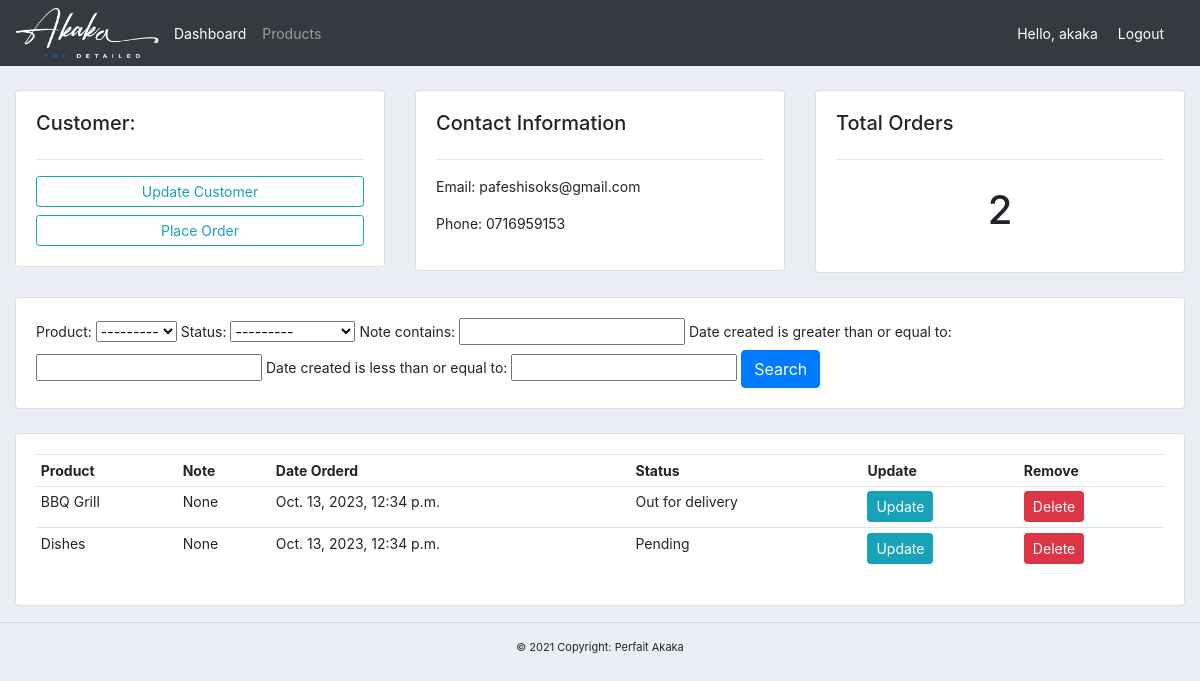
/customer/9/ (signed in), run on the app's committed database.
### accounts/models.py (models this page shows, shortened)
class Customer(models.Model):
	user = models.OneToOneField(User, null=True, blank=True, on_delete=models.CASCADE)
	name = models.CharField(max_length=200, null=True)
	phone = models.CharField(max_length=200, null=True)
	email = models.CharField(max_length=200, null=True)
	profile_pic = models.ImageField(default="profile1.png", null=True, blank=True)
	date_created = models.DateTimeField(auto_now_add=True, null=True)

class Order(models.Model):
	STATUS = (
			('Pending', 'Pending'),
			('Out for delivery', 'Out for delivery'),
			('Delivered', 'Delivered'),
			)
	customer = models.ForeignKey(Customer, null=True, on_delete= models.SET_NULL)
	product = models.ForeignKey(Product, null=True, on_delete= models.SET_NULL)
	date_created = models.DateTimeField(auto_now_add=True, null=True)
	status = models.CharField(max_length=200, null=True, choices=STATUS)
	note = models.CharField(max_length=1000, null=True)

class Product(models.Model):
	CATEGORY = (
			('Indoor', 'Indoor'),
			('Out Door', 'Out Door'),
			)
	name = models.CharField(max_length=200, null=True)
	price = models.FloatField(null=True)
	category = models.CharField(max_length=200, null=True, choices=CATEGORY)
	description = models.CharField(max_length=200, null=True, blank=True)
	date_created = models.DateTimeField(auto_now_add=True, null=True)
	tags = models.ManyToManyField(Tag)
	def __str__(self):
		return self.name

### accounts/decorators.py (the view)
		def wrapper_func(request, *args, **kwargs):
			group = None
			if request.user.groups.exists():
				group = request.user.groups.all()[0].name
			if group in allowed_roles:
				return view_func(request, *args, **kwargs)
			else:
				return HttpResponse('You are not authorized to view this page')

### accounts/views.py (called while the page is built)
@login_required(login_url='login')
@allowed_users(allowed_roles=['admin'])
def customer(request, pk_test):
	customer = Customer.objects.get(id=pk_test)
	orders = customer.order_set.all()
	order_count = orders.count()
	myFilter = OrderFilter(request.GET, queryset=orders)
	orders = myFilter.qs
	context = {'customer':customer, 'orders':orders, 'order_count':order_count,
	'myFilter':myFilter}
	return render(request, 'accounts/customer.html',context)

### accounts/templates/accounts/customer.html
{%  extends 'accounts/main.html' %}
{% block content %}
	<br>
<div class="row">
	<div class="col-md">
		<div class="card card-body">
			<h5>Customer:</h5>
			<hr>
			<a class="btn btn-outline-info  btn-sm btn-block" href="{% url 'update_customer' customer.id %}">Update Customer</a>
			<a class="btn btn-outline-info  btn-sm btn-block" href="{% url 'create_order' customer.id %}">Place Order</a>
		</div>
	</div>
	<div class="col-md">
		<div class="card card-body" style="font-size: 14px;">
			<h5>Contact Information</h5>
			<hr>
			<p>Email: {{customer.email}}</p>
			<p>Phone: {{customer.phone}}</p>
		</div>
	</div>
	<div class="col-md">
		<div class="card card-body">
			<h5>Total Orders</h5>
			<hr>
			<h1 style="text-align: center;padding: 10px">{{order_count}}</h1>
		</div>
	</div>
</div>
<br>
<div class="row">
	<div class="col">
		<div class="card card-body" style="font-size: 14px;">
			<form method="get">
				{{myFilter.form}}
		    <button class="btn btn-primary" type="submit">Search</button>
		  </form>
		</div>
	</div>
</div>
<br>
<div class="row">
	<div class="col-md">
		<div class="card card-body" style="font-size: 14px;">
			<table class="table table-sm">
				<tr>
					<th>Product</th>
					<th>Note</th>
					<th>Date Orderd</th>
					<th>Status</th>
					<th>Update</th>
					<th>Remove</th>
				</tr>
				{% for order in orders %}
				<tr>
					<td>{{order.product}}</td>
					<td>{{order.note}}</td>
					<td>{{order.date_created}}</td>
					<td>{{order.status}}</td>
					<td><a class="btn btn-sm btn-info" href="{% url 'update_order' order.id %}">Update</a></td>
					<td><a class="btn btn-sm btn-danger" href="{% url 'delete_order' order.id %}">Delete</a></td>
				</tr>
				{% endfor %}
			</table>
		</div>
	</div>
</div>
{% endblock %}

### accounts/templates/accounts/navbar.html (shortened to what this page needs)
{% load static %}
<nav class="navbar navbar-expand-lg navbar-dark bg-dark" style="font-size: 14px;">
 <img src="{% static 'images/logo.png' %}" width="150" height="50">
  <div class="collapse navbar-collapse" id="navbarNav">
    <ul class="navbar-nav">
      {% if request.user.is_staff %}
      <li class="nav-item active">
        <a class="nav-link" href="{% url 'home' %}">Dashboard</a>
      </li>
      <li class="nav-item">
        <a class="nav-link" href="{% url 'products' %}">Products</a>
      </li>
      {% else %}
       <li class="nav-item">
        <a class="nav-link" href="{% url 'account' %}">Settings</a>
      </li>
      {% endif %}
    </ul>
  </div>
  <span class="hello-msg" style="font-size: 14px;">Hello, {{request.user}}</span>
  <span ><a style="font-size: 14px;" class="hello-msg" href="{% url 'logout' %}">Logout</a></span>
</nav>

### static/css/main.css (style rules this page uses)
body { background-color: #ebeff5; }

### accounts/templates/accounts/navbar.html (style rules this page uses)
.hello-msg { font-size: 18px; color: #fff; margin-right: 20px; }

### data on the page
Customer: email "pafeshisoks@gmail.com", phone "0716959153"
Order: product "BBQ Grill", note "None", date_created "Oct. 13, 2023, 12:34 p.m.", status "Out for delivery"
Order: product "Dishes", note "None", date_created "Oct. 13, 2023, 12:34 p.m.", status "Pending"

### other printed values
{{ request.user }} "akaka"
{{ order_count }} "2"
